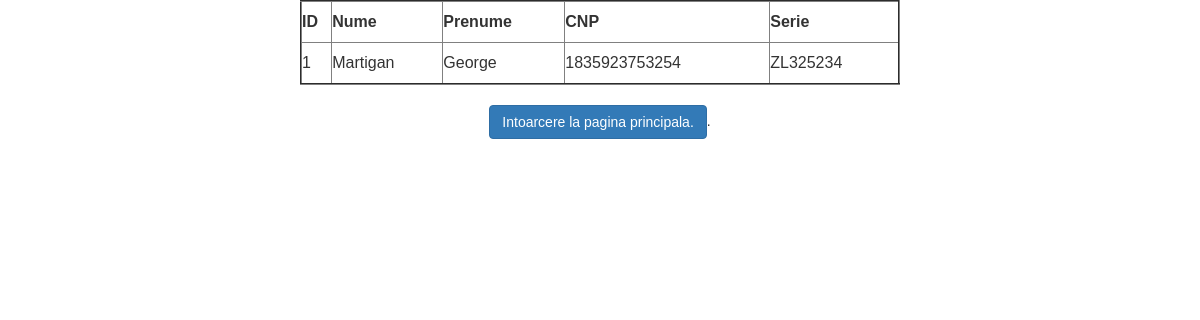
Page /public_html/cautaclinume.php?numec=Martigan on the committed database.
### tables this page shows
CREATE TABLE `clienti` (
  `idclient` int(11) NOT NULL AUTO_INCREMENT,
  `nume_cli` varchar(50) NOT NULL,
  `prenume_cli` varchar(50) NOT NULL,
  `cnp_cli` char(50) NOT NULL,
  `serie_cli` char(50) NOT NULL,
  PRIMARY KEY (`idclient`)
);

### public_html/cautaclinume.php (the view, shortened to what this page needs)
<?php
require_once "config.php";
$id = mysqli_real_escape_string($link, $_REQUEST['numec']);
$sql = "SELECT * FROM clienti where nume_cli= '$id'";
if($result = mysqli_query($link, $sql)){
    if(mysqli_num_rows($result) > 0){
        echo "<table border=2 style=\"width:600px; line-height:40px; margin-left: auto; margin-right: auto;\">";
            echo "<tr>";
                echo "<th>ID</th>";
                echo "<th>Nume</th>";
                echo "<th>Prenume</th>";
                echo "<th>CNP</th>";
                echo "<th>Serie</th>";
            echo "</tr>";
        while($row = mysqli_fetch_array($result)){
            echo "<tr>";
                echo "<td>" . $row['idclient'] . "</td>";
                echo "<td>" . $row['nume_cli'] . "</td>";
                echo "<td>" . $row['prenume_cli'] . "</td>";
                echo "<td>" . $row['cnp_cli'] . "</td>";
                echo "<td>" . $row['serie_cli'] . "</td>";
            echo "</tr>";
        }
        echo "</table>";
    } else{
        echo "Nu am gasit datele cautate.";
    }
} else{
    echo "ERROR: Could not to execute $sql. " . mysqli_error($link);
}
?><?phptable>
<!DOCTYPE html>
<html lang="en">
<body>
 <link rel="stylesheet" href="https://maxcdn.bootstrapcdn.com/bootstrap/3.3.7/css/bootstrap.css">
    <div class="wrapper">
       <p><a class="btn btn-primary" href="welcome.php">Intoarcere la pagina principala.</a>.</p>
    </div>
</body>
</html>

### public_html/cautaclinume.php (style rules this page uses)
body { font: 14px sans-serif; text-align:center; }

### rows in the picture
clienti: idclient "1", nume_cli "Martigan", prenume_cli "George", cnp_cli "1835923753254", serie_cli "ZL325234"
